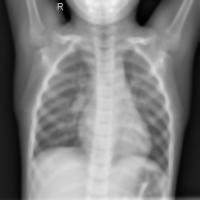
#> input picture IMAGES/Example Normal Bilateral Filtering.jpeg, 200 x 200 px, given as the content of the folder D:/PROGETTO_NUMERICAL_MODELS/DATA/train/NORMAL, which was not available
$ jupyter execute --allow-errors pneumonia_detection_using_nonlinear_svm.ipynb
#> lines starting #> are read from the running program, lines starting #| are printed output that depends on the picture; long printed decimals are rounded; pictures that were not available may be replaced by others from this repository, and a replacement may not be noted
[cell 1]
import numpy as np
import pandas as pd
import os
import math
from PIL import Image as PImage
from sklearn.svm import SVC
from sklearn.decomposition import PCA
from PIL import ImageOps, ImageFilter
import cv2 as cv
import re
from sklearn.model_selection import train_test_split
from sklearn.metrics import ConfusionMatrixDisplay
import matplotlib.pyplot as plt
from sklearn.metrics import precision_recall_fscore_support
from sklearn.model_selection import cross_validate

[cell 2]
path = "D:\\PROGETTO_NUMERICAL_MODELS\\DATA\\"

[cell 3]
def load_data(path, image_size=(200,200), resolution_filter=(200,200), split=False):
    ''' Function to load data from directories. It takes as input:
    1) path : principal path of the data;
    2) image_size : tuple of the desired shape of the image (input of img.resize), default = (200,200);
    3) resolution_filter : tuple of the resolution to filter images. If resolution is less than it than the image is discarded;
    4) split : boolean , if true then splitting data according to the directories (test, train, validation).
    It returns:
    1) data: dictionary["train"/"test"/"val"] : list of PilImage. If split = False then "data" is the only key of the dictionary;
    2 ) labels : dictionary["train"/"test"/"val"] : np.array of the labels for each element.
    '''
#> called with path = 'D:\\PROGETTO_NUMERICAL_MODELS\\DATA\\', image_size = (200, 200), resolution_filter = (200, 200), split = False
    directories = ["train", "val", "test"]
    label_dir = ["NORMAL", "PNEUMONIA"]
    if split:
        data = {x:[] for x in directories}
        labels = {x:[] for x in directories}
        for folder in data:
            for label in label_dir:
                path_tp = path + folder + "\\" + label
                files = os.listdir(path_tp)
                for file in files:
                    img = PImage.open(path_tp + "\\" + file)
                    if np.array(img).shape[0] >= resolution_filter[0] and np.array(img).shape[1] >= resolution_filter[1] and len(np.array(img).shape) == 2:
                        img = img.resize(image_size)
                        data[folder].append(img)
                        labels[folder].append(label)
    else:
        data = {"data": []}
        labels = {"data": []}
        for folder in directories:
            for label in label_dir:
                path_tp = path + folder + "\\" + label
                files = os.listdir(path_tp)
                for file in files:
                    img = PImage.open(path_tp + "\\" + file)
                    if np.array(img).shape[0] >= resolution_filter[0] and np.array(img).shape[1] >= resolution_filter[1] and len(np.array(img).shape) == 2:
                        img = img.resize(image_size)
                        data["data"].append(img)
                        labels["data"].append(label)
#> this loop made 1 pass
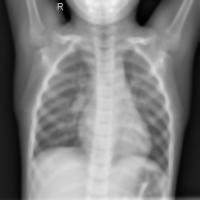
#> input picture IMAGES/Example Normal Bilateral Filtering.jpeg, 200 x 200 px, given as the content of the folder D:/PROGETTO_NUMERICAL_MODELS/DATA/train/NORMAL, which was not available
#> img is the input picture: PIL image 200x200 L; min 0, max 242, mean 128.4
    labels_arr = {x: 0 for x in labels}
#> labels_arr = {'data': 0}
    for folder in labels_arr:
        labels_arr[folder] = np.array(labels[folder])
#> this loop made 1 pass
#> folder on pass 1: 'data'
#> after the loop, labels_arr = 1 item
    return data, labels_arr

[cell 4]
data, labels = load_data(path,image_size = (200,200),  resolution_filter = (200,200), split = False)
#> data = 1 item; labels = 1 item

[cell 5]
# To show an image
data["data"][0].show()

[cell 6]
def from_image_to_number(data):
    ''' Function that trasforms Pil image in np.array. It takes as input:
    1) data: in the format of load_data output.
    It returns:
    1) data_numeric:dictionary of the same type of data but with numpy matrices in place of Pilimages.
    '''
    data_numeric = {x:[] for x in data}
    for folder in data:
        for img in data[folder]:
            data_numeric[folder].append(np.array(img))
    return data_numeric

[cell 7]
# [9 lines left out: function from_number_to_image, not called in this run]

[cell 8]
def equalize_data(data):
    ''' Function to apply histogram equalizer on data. It takes as input:
    1) data: in the format of load_data output;
    It returns :
    1) equalized_data: dictionary of the same type of data but with equalized Pilimages in place of Pilimages.
    '''
    equalized_data = {x:[] for x in data}
    for folder in data:
        for img in data[folder]:
            equalized_data[folder].append(ImageOps.equalize(img, mask = None))
    return equalized_data

[cell 9]
def blur_gaussian(data, radius=2):
    ''' Function to apply Gaussian Blur on data. It takes as input:
    1) data: in the format of load_data output;
    2) radius: radius of Gaussian Blur kernel.
    It returns :
    1) blurred_data: dictionary of the same type of data but with blurred Pilimages in place of Pilimages.
    '''
    blurred_data = {x: [] for x in data}
    for folder in data:
        for img in data[folder]:
            blurred_data[folder].append(img.filter(ImageFilter.GaussianBlur(radius=radius)))
    return blurred_data

[cell 10]
# [10 lines left out: function save_filtered_images, not called in this run]

[cell 11]
# To run one tome to save images
'''
path_normal = "D:\\PROGETTO_NUMERICAL_MODELS\\DATA\\train\\NORMAL\\IM-0115-0001.jpeg"
path_pneumonia = "D:\\PROGETTO_NUMERICAL_MODELS\\DATA\\train\\PNEUMONIA\\person21_bacteria_73.jpeg"
save_filtered_images(path_normal)
save_filtered_images(path_pneumonia, label = "PNEUMONIA")
'''

[cell 12]
def flatten_data(data_numeric):
    ''' Function to flatten data. It takes as input:
    1) data_numeric: as the output of from_image_to_number function.
    It returns:
    1) flattened_data_1 = dictionary of the same type of data but with matrices in place of Pilimages.
    '''
    flattened_data = {x: [] for x in data_numeric}
    for folder in data_numeric:
        for img in data_numeric[folder]:
            flattened_data[folder].append(np.reshape(img, (img.shape[0] * img.shape[1])))
    flattened_data_1 = {x: 0 for x in data_numeric}
    for folder in flattened_data_1:
        flattened_data_1[folder] =  np.vstack(flattened_data[folder])
    return flattened_data_1

[cell 13]
############################################################# TRIAL-MODEL ON EQUALIZED DATA ####################################

[cell 14]
data_equalized_flattened = flatten_data(from_image_to_number(equalize_data(data)))
#> in equalize_data, `equalized_data = {x:[] for x in data}`: equalized_data = {'data': []}
#> the loop in equalize_data, `for folder in data:` made 1 pass
#> the loop in from_image_to_number, `for folder in data:` made 1 pass
#> the loop in flatten_data, `for folder in data_numeric:` made 1 pass
#> after the loop in flatten_data, `for folder in data_numeric:`:
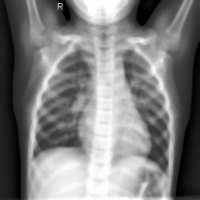
#> img: shape (200, 200); min 0, max 255, mean 127.5
#> in flatten_data, `flattened_data_1 = {x: 0 for x in data_numeric}`: flattened_data_1 = {'data': 0}
#> the loop in flatten_data, `for folder in flattened_data_1:` made 1 pass
#> after the loop in flatten_data, `for folder in flattened_data_1:`: flattened_data_1 = 1 item
#> data_equalized_flattened = 1 item
data_equalized_flattened["data"].shape
#> Out = (6, 40000)

[cell 15]
X_train, X_test, y_train, y_test = train_test_split(data_equalized_flattened["data"], labels["data"],test_size=0.20, random_state=42,
                                                    shuffle = True)
print("Number of training examples is :",X_train.shape[0])
#| Number of training examples is : 4
print("Number of test examples is :",X_test.shape[0])
#| Number of test examples is : 2
unique_train, counts_train = np.unique(y_train,return_counts=True)
#> counts_train = [2, 2]
print("-------------------TRAINING SET CLASS SPLITTING----------------------")
print(unique_train)
#| ['NORMAL' 'PNEUMONIA']
print(counts_train)
#| [2 2]
unique_test, counts_test = np.unique(y_test,return_counts=True)
#> counts_test = [1, 1]
print("-------------------TESTING SET CLASS SPLITTING----------------------")
print(unique_test)
#| ['NORMAL' 'PNEUMONIA']
print(counts_test)
#| [1 1]

[cell 16]
# BARPLOT DATASET SPLITTING
fig, axes = plt.subplots(1, 2, figsize=(12, 5))
axes[0].bar(unique_train, counts_train, color=['blue', 'green'])
axes[0].set_title('Training Set Class Distribution')
axes[0].set_xlabel('Class')
axes[0].set_ylabel('Count')
axes[0].set_xticks(unique_train)
axes[0].set_xticklabels(unique_train)

axes[1].bar(unique_test, counts_test, color=['blue', 'green'])
axes[1].set_title('Testing Set Class Distribution')
axes[1].set_xlabel('Class')
axes[1].set_ylabel('Count')
axes[1].set_xticks(unique_test)
axes[1].set_xticklabels(unique_test)

fig.suptitle('Class Distribution in Training and Testing Sets', fontsize=16)
plt.tight_layout()
plt.show()
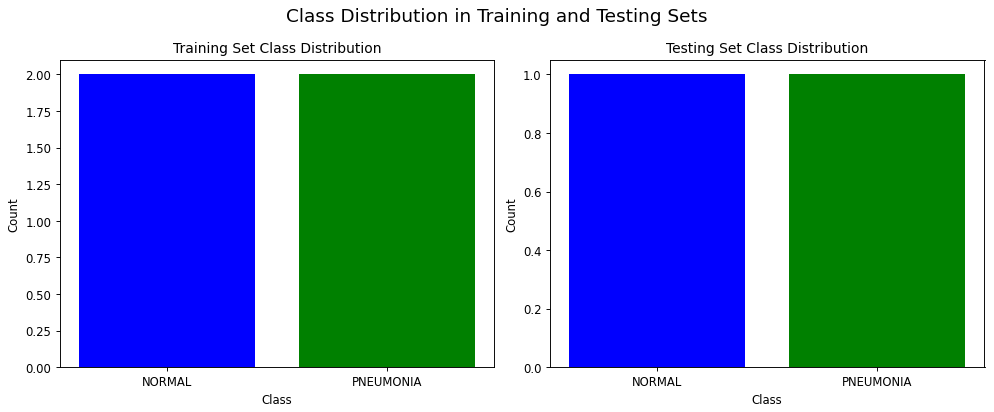
#> figure drawn by matplotlib, 2 panels

fig.savefig("class_distribution.jpeg")

[cell 17]
# MODEL FITTING
model = SVC(kernel = "rbf", C = 20, gamma = "auto")
X_train_scaled = (1/255)* X_train #scaling in [0,1]
X_test_scaled = (1/255) * X_test #scaling in [0,1]
model.fit(X_train_scaled,y_train)

[cell 18]
# MODEL EVALUATION (Accuracy)
print( "Accuracy on test set : ",model.score(X_test_scaled,y_test))
#| Accuracy on test set :  0.5
#print( "Accuracy on train set : ", model.score(X_train_scaled,y_train))

[cell 19]
# [82 lines left out: function evaluate_model, not called in this run]

[cell 20]
# NOT TO RUN , TOO MUCH TIME!!!!!!!!!!!!!!!!!!!!!!!!!!!!!
'''
accuracy_on_test, surface = evaluate_model( data,labels, C_vector, gamma_vector,
                   filters = ["histogram_equalizer", "Gaussian_Blur", "Bilateral_Filter","equalizer + Gaussian Blur"],
                   radius_Gaussian_Blur = 2,
                   diameter = 5, sigma_color = 75, sigma_space = 75, save_path = "surfaces1")
'''

[cell 21]
# Loading previous results on smaller datasets
filters = ["histogram_equalizer", "Gaussian_Blur", "Bilateral_Filter","equalizer + Gaussian Blur"]
surface = np.load("surfaces.npy")
#> (reads surfaces.npy from the repository)
C_vector = np.linspace(1,30, num = 10)
#> C_vector = [1, 4.22, 7.44, 10.67, 13.89, 17.11, 20.33, 23.56, 26.78, 30]
gamma_vector = np.linspace(1/80000, 1/20000, num = 10)
#> gamma_vector = [1.25e-05, 1.67e-05, 2.08e-05, 2.5e-05, 2.92e-05, 3.33e-05, 3.75e-05, 4.17e-05, 4.58e-05, 5e-05]

[cell 22]
def plot_results_models(C_vector, gamma_vector, surface ,
                        filters = ["histogram_equalizer", "Gaussian_Blur", "Bilateral_Filter","equalizer + Gaussian Blur"],
                       save_path = False):
    ''' Function to plot surfaces. It takes as input:
    1) C_vector: numpy array of values of parameter C;
    2) gamma_vector: numpy array of values of parameter gamma;
    3) surface : numpy array where surfaces[:,:,i] is the correspondig sufacce for the corresponding filter = filters[i]
    4) filters : list of filters applied ( it should be len(filters) = surfaces.shape[2];
    5) save_path : file_name  to save the plot. Dafault = False, it does not save the plot.
    It plots the surfaces on the same plot
    '''
    fig, axes = plt.subplots(2, len(filters) // 2, subplot_kw={'projection': '3d'}, figsize=(15, 12))
    X, Y = np.meshgrid(C_vector, gamma_vector)
    for i in range(len(filters)):
        row = i // (len(filters) // 2)
        col = i % (len(filters) // 2)
        ax = axes[row, col]
        #ax = axes[row]
        ax.plot_surface(X, Y, surface[:, :, i], cmap='viridis')
        ax.set_title(f"Applied {filters[i]}")
        ax.set_xlabel('C')
        ax.set_ylabel('Gamma')
        ax.set_zlabel('Accuracy on test set')
    fig.suptitle('Surface Plots for Different Filters', fontsize=16)
    plt.tight_layout()
    plt.show()
    if save_path:
        fig.savefig(save_path)

[cell 23]
plot_results_models(C_vector = C_vector, gamma_vector = gamma_vector, surface = surface,
                   save_path = "surfaces.jpeg")
#> in plot_results_models, `plt.show()`:
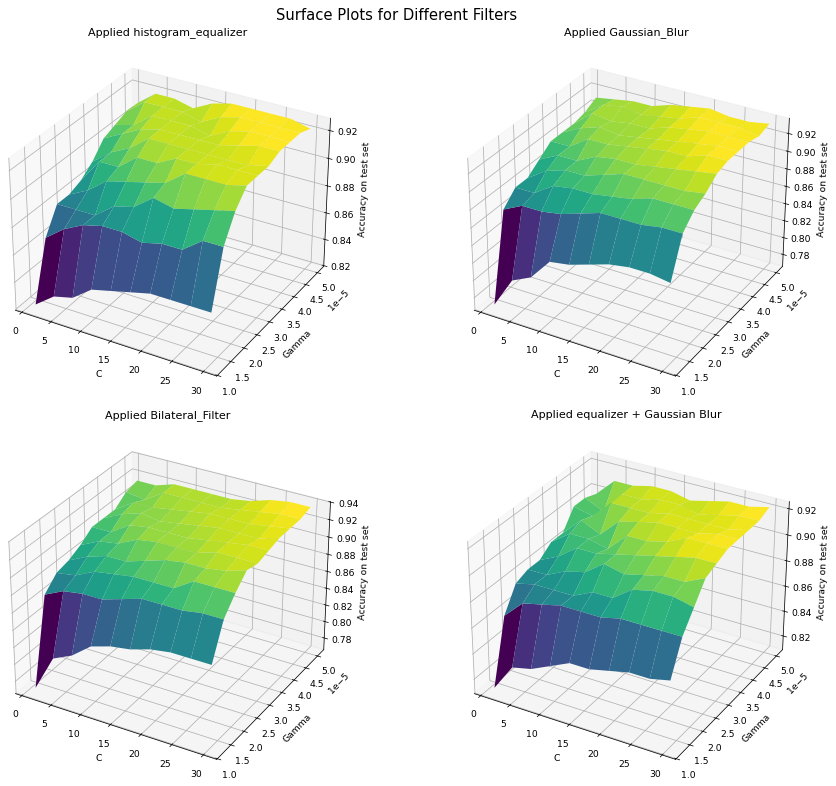
#> figure drawn by matplotlib, 4 panels

[cell 24]
def plot_confusion_matrix(model, X_test, y_test, image_path = False):
    '''Function to plot the confusion matrix. It takes as input:
    1) model : fitted model (sklearn model);
    2) X_test : testing data (matrix of testing data);
    3) y_test : numpy array of the labels for X_test;
    4) image_path : file_name  to save the plot. Dafault = False, it does not save the plot.
    '''
    fig, ax = plt.subplots(figsize=(10, 8))
    cm_display = ConfusionMatrixDisplay.from_estimator(model, X_test, y_test, ax=ax,
                                                       colorbar=False, cmap="viridis_r")
    ax.set_title("Confusion Matrix", fontsize=18)
    ax.set_xlabel("Predicted Label", fontsize=14)
    ax.set_ylabel("True Label", fontsize=14)
    if image_path:
        plt.savefig(image_path)
    plt.show()

[cell 25]
# Positive = PNEUMONIA
# Negative = NORMAL
def compute_performance_metrics(model,X_test, y_test):
    ''' Function to compute classical performance measures. It takes as input:
    1) model : sklearn fitted model;
    2) X_test : testing data (matrix of testing data);
    3) y_test : numpy array of the labels for X_test.
    It returns the following performance measures:
    1) accuracy;
    2) precision;
    3) recall;
    4) F1-score.
    '''
    y_pred = model.predict(X_test)
    accuracy = model.score(X_test,y_test)
    precision, recall,f_beta_score, support = precision_recall_fscore_support(y_test, y_pred)
    return accuracy,precision[1], recall[1], f_beta_score[1]

[cell 26]
############################################################## BEST MODEL #######################################################

[cell 27]
filter_best = "equalizer + Gaussian Blur"
data_def = flatten_data(from_image_to_number(blur_gaussian(equalize_data(data), radius = 2)))
#> the loop in equalize_data (call 2), `for folder in data:` made 1 pass
#> in blur_gaussian, `blurred_data = {x: [] for x in data}`: blurred_data = {'data': []}
#> the loop in blur_gaussian, `for folder in data:` made 1 pass
#> the loop in from_image_to_number (call 2), `for folder in data:` made 1 pass
#> the loop in flatten_data (call 2), `for folder in data_numeric:` made 1 pass
#> after the loop in flatten_data (call 2), `for folder in data_numeric:`:
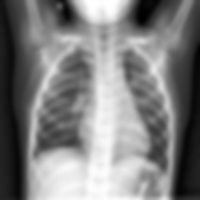
#> img: shape (200, 200); min 0, max 255, mean 127.5
#> in flatten_data (call 2), `flattened_data_1 = {x: 0 for x in data_numeric}`: flattened_data_1 = {'data': 0}
#> the loop in flatten_data (call 2), `for folder in flattened_data_1:` made 1 pass
#> after the loop in flatten_data (call 2), `for folder in flattened_data_1:`: flattened_data_1 = 1 item
#> data_def = 1 item
X_train_def, X_test_def, y_train_def, y_testdef = train_test_split(data_def["data"], labels["data"],test_size=0.20, random_state=73,
                                                    shuffle = True)
X_train_def = (1/255) * X_train_def
X_test_def = (1/255) * X_test_def

[cell 28]
C_best = 47
gamma_best = 0.001
best_model =  SVC(kernel = "rbf", C = C_best, gamma = gamma_best)
best_model.fit(X_train_def, y_train_def)

[cell 29]
plot_confusion_matrix(best_model, X_test_def, y_testdef, image_path = "confusion.jpeg")
#> in plot_confusion_matrix, `plt.savefig(image_path)`:
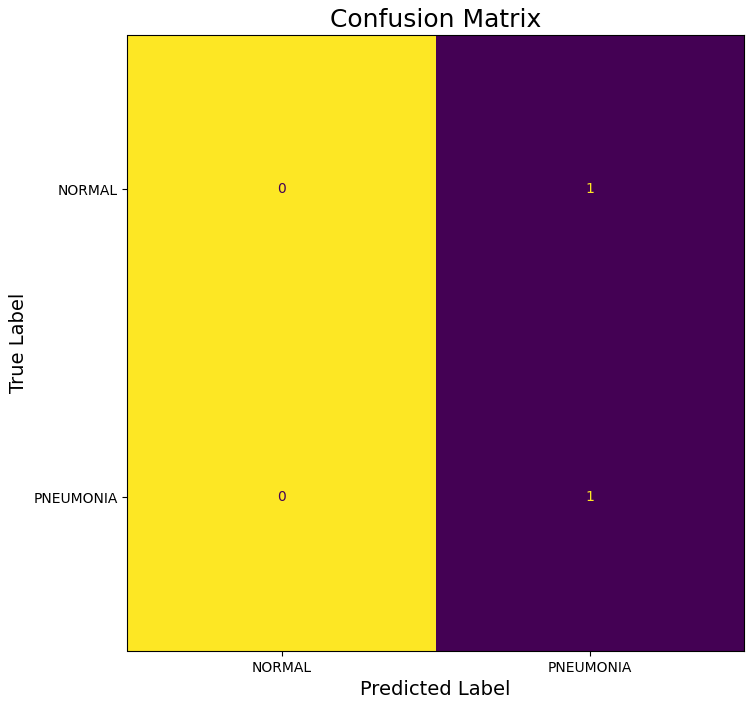
#> figure drawn by matplotlib, 1 panel

[cell 30]
accuracy,precision, recall, f_beta_score = compute_performance_metrics(best_model, X_test_def, y_testdef)
#> in compute_performance_metrics, `accuracy = model.score(X_test,y_test)`: accuracy = 0.5
#> in compute_performance_metrics, `precision, recall,f_beta_score, support = precision_recall_fscore_supp..`: precision = [0, 0.5]; recall = [0, 1]; f_beta_score = [0, 0.667]; support = [1, 1]
#> accuracy = 0.5; precision = 0.5; recall = 1; f_beta_score = 0.667
print(f"Accuracy on test set = {accuracy}")
#| Accuracy on test set = 0.5
print("-----------------------------------")
print(f"Precision on test set = {precision}")
#| Precision on test set = 0.5
print("-----------------------------------")
print(f"Recall on test set = {recall}")
#| Recall on test set = 1.0
print("-----------------------------------")
print(f"F-1 score on test set = {f_beta_score}")
#| F-1 score on test set = 0.6667

[cell 31]
################################################################### CROSS VALIDATION #########################################

[cell 32]
X = (1/255) * data_def["data"]
y = np.where(labels["data"] == "NORMAL", 0,1)
#> y = [0, 1, 0, 1, 0, 1]
#> (the rest of this cell did not finish here and is left out)
